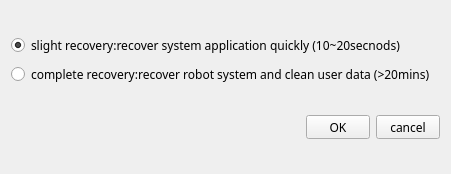
<?xml version="1.0" encoding="UTF-8"?>
<ui version="4.0">
 <class>ResetModeSelectionWidget</class>
 <widget class="QWidget" name="ResetModeSelectionWidget">
  <property name="geometry">
   <rect>
    <x>0</x>
    <y>0</y>
    <width>451</width>
    <height>174</height>
   </rect>
  </property>
  <property name="font">
   <font>
    <family>Microsoft YaHei</family>
   </font>
  </property>
  <property name="windowTitle">
   <string>Form</string>
  </property>
  <layout class="QVBoxLayout" name="verticalLayout_2">
   <item>
    <layout class="QVBoxLayout" name="verticalLayout">
     <item>
      <widget class="QRadioButton" name="slightRecovery">
       <property name="text">
        <string>slight recovery:recover system application quickly (10~20secnods)</string>
       </property>
       <property name="checked">
        <bool>true</bool>
       </property>
      </widget>
     </item>
     <item>
      <widget class="QRadioButton" name="completeRecovery">
       <property name="text">
        <string>complete recovery:recover robot system and clean user data (&gt;20mins)</string>
       </property>
      </widget>
     </item>
    </layout>
   </item>
   <item>
    <layout class="QHBoxLayout" name="horizontalLayout">
     <item>
      <spacer name="horizontalSpacer">
       <property name="orientation">
        <enum>Qt::Horizontal</enum>
       </property>
       <property name="sizeHint" stdset="0">
        <size>
         <width>40</width>
         <height>20</height>
        </size>
       </property>
      </spacer>
     </item>
     <item>
      <widget class="QPushButton" name="okBtn">
       <property name="sizePolicy">
        <sizepolicy hsizetype="Fixed" vsizetype="Fixed">
         <horstretch>0</horstretch>
         <verstretch>0</verstretch>
        </sizepolicy>
       </property>
       <property name="minimumSize">
        <size>
         <width>64</width>
         <height>24</height>
        </size>
       </property>
       <property name="maximumSize">
        <size>
         <width>64</width>
         <height>24</height>
        </size>
       </property>
       <property name="text">
        <string>OK</string>
       </property>
      </widget>
     </item>
     <item>
      <widget class="QPushButton" name="cancelBtn">
       <property name="sizePolicy">
        <sizepolicy hsizetype="Fixed" vsizetype="Fixed">
         <horstretch>0</horstretch>
         <verstretch>0</verstretch>
        </sizepolicy>
       </property>
       <property name="minimumSize">
        <size>
         <width>64</width>
         <height>24</height>
        </size>
       </property>
       <property name="maximumSize">
        <size>
         <width>64</width>
         <height>24</height>
        </size>
       </property>
       <property name="text">
        <string>cancel</string>
       </property>
      </widget>
     </item>
    </layout>
   </item>
  </layout>
 </widget>
 <resources/>
 <connections/>
</ui>
